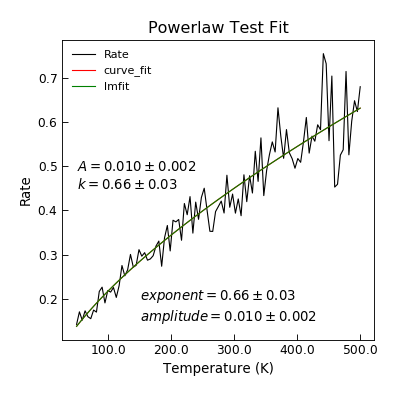

Recreate this plot in Python.
"""Example of PowerLaw Fit."""
from Stoner import Data
from Stoner.analysis.fitting.models.generic import PowerLaw, powerLaw
from numpy import linspace
from numpy.random import normal

# Make some data
T = linspace(50, 500, 101)
R = powerLaw(T, 1e-2, 0.6666666) * normal(size=len(T), scale=0.1, loc=1.0)
d = Data(T, R, setas="xy", column_headers=["T", "Rate"])

# Curve_fit on its own
d.curve_fit(powerLaw, p0=[1, 0.5], result=True, header="curve_fit")
d.setas = "xyy"
d.plot(fmt=["r.", "b-"])
d.annotate_fit(powerLaw, x=0.5, y=0.25)

# lmfit using lmfit guesses
fit = PowerLaw()
p0 = fit.guess(R, x=T)
d.lmfit(fit, p0=p0, result=True, header="lmfit")
d.setas = "x..y"
d.plot(fmt="g-")
d.annotate_fit(PowerLaw, x=0.5, y=0.05, prefix="PowerLaw")

d.title = "Powerlaw Test Fit"
d.ylabel = "Rate"
d.xlabel = "Temperature (K)"
